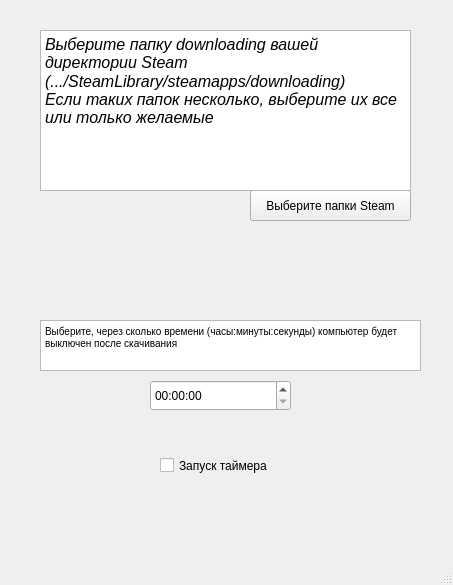
<?xml version="1.0" encoding="UTF-8"?>
<ui version="4.0">
 <class>MainWindow</class>
 <widget class="QMainWindow" name="MainWindow">
  <property name="geometry">
   <rect>
    <x>0</x>
    <y>0</y>
    <width>453</width>
    <height>585</height>
   </rect>
  </property>
  <property name="windowTitle">
   <string>MainWindow</string>
  </property>
  <widget class="QWidget" name="centralwidget">
   <widget class="QTimeEdit" name="timeEdit">
    <property name="geometry">
     <rect>
      <x>150</x>
      <y>380</y>
      <width>141</width>
      <height>31</height>
     </rect>
    </property>
    <property name="sizePolicy">
     <sizepolicy hsizetype="Fixed" vsizetype="Minimum">
      <horstretch>0</horstretch>
      <verstretch>0</verstretch>
     </sizepolicy>
    </property>
    <property name="autoFillBackground">
     <bool>false</bool>
    </property>
    <property name="wrapping">
     <bool>false</bool>
    </property>
    <property name="buttonSymbols">
     <enum>QAbstractSpinBox::UpDownArrows</enum>
    </property>
    <property name="showGroupSeparator" stdset="0">
     <bool>false</bool>
    </property>
    <property name="currentSection">
     <enum>QDateTimeEdit::SecondSection</enum>
    </property>
    <property name="displayFormat">
     <string>HH:mm:ss</string>
    </property>
   </widget>
   <widget class="QCheckBox" name="checkBox">
    <property name="geometry">
     <rect>
      <x>160</x>
      <y>450</y>
      <width>131</width>
      <height>31</height>
     </rect>
    </property>
    <property name="text">
     <string>Запуск таймера</string>
    </property>
   </widget>
   <widget class="QToolButton" name="toolButton">
    <property name="geometry">
     <rect>
      <x>250</x>
      <y>190</y>
      <width>161</width>
      <height>31</height>
     </rect>
    </property>
    <property name="autoFillBackground">
     <bool>false</bool>
    </property>
    <property name="text">
     <string>Выберите папки Steam</string>
    </property>
   </widget>
   <widget class="QTextEdit" name="textEdit">
    <property name="geometry">
     <rect>
      <x>40</x>
      <y>30</y>
      <width>371</width>
      <height>161</height>
     </rect>
    </property>
    <property name="html">
     <string>&lt;!DOCTYPE HTML PUBLIC &quot;-//W3C//DTD HTML 4.0//EN&quot; &quot;http://www.w3.org/TR/REC-html40/strict.dtd&quot;&gt;
&lt;html&gt;&lt;head&gt;&lt;meta name=&quot;qrichtext&quot; content=&quot;1&quot; /&gt;&lt;style type=&quot;text/css&quot;&gt;
p, li { white-space: pre-wrap; }
&lt;/style&gt;&lt;/head&gt;&lt;body style=&quot; font-family:'MS Shell Dlg 2'; font-size:7.8pt; font-weight:400; font-style:normal;&quot;&gt;
&lt;p style=&quot; margin-top:0px; margin-bottom:0px; margin-left:0px; margin-right:0px; -qt-block-indent:0; text-indent:0px;&quot;&gt;&lt;span style=&quot; font-size:12pt; font-style:italic;&quot;&gt;Выберите папку downloading вашей директории Steam &lt;/span&gt;&lt;/p&gt;
&lt;p style=&quot; margin-top:0px; margin-bottom:0px; margin-left:0px; margin-right:0px; -qt-block-indent:0; text-indent:0px;&quot;&gt;&lt;span style=&quot; font-size:12pt; font-style:italic;&quot;&gt;(.../SteamLibrary/steamapps/downloading)&lt;br /&gt;Если таких папок несколько, выберите их все или только желаемые &lt;/span&gt;&lt;/p&gt;&lt;/body&gt;&lt;/html&gt;</string>
    </property>
   </widget>
   <widget class="QTextEdit" name="textEdit_2">
    <property name="geometry">
     <rect>
      <x>40</x>
      <y>320</y>
      <width>381</width>
      <height>51</height>
     </rect>
    </property>
    <property name="html">
     <string>&lt;!DOCTYPE HTML PUBLIC &quot;-//W3C//DTD HTML 4.0//EN&quot; &quot;http://www.w3.org/TR/REC-html40/strict.dtd&quot;&gt;
&lt;html&gt;&lt;head&gt;&lt;meta name=&quot;qrichtext&quot; content=&quot;1&quot; /&gt;&lt;style type=&quot;text/css&quot;&gt;
p, li { white-space: pre-wrap; }
&lt;/style&gt;&lt;/head&gt;&lt;body style=&quot; font-family:'MS Shell Dlg 2'; font-size:7.8pt; font-weight:400; font-style:normal;&quot;&gt;
&lt;p style=&quot; margin-top:0px; margin-bottom:0px; margin-left:0px; margin-right:0px; -qt-block-indent:0; text-indent:0px;&quot;&gt;Выберите, через сколько времени (часы:минуты:секунды) компьютер будет выключен после скачивания&lt;/p&gt;&lt;/body&gt;&lt;/html&gt;</string>
    </property>
   </widget>
  </widget>
  <widget class="QStatusBar" name="statusbar"/>
 </widget>
 <resources/>
 <connections/>
</ui>
